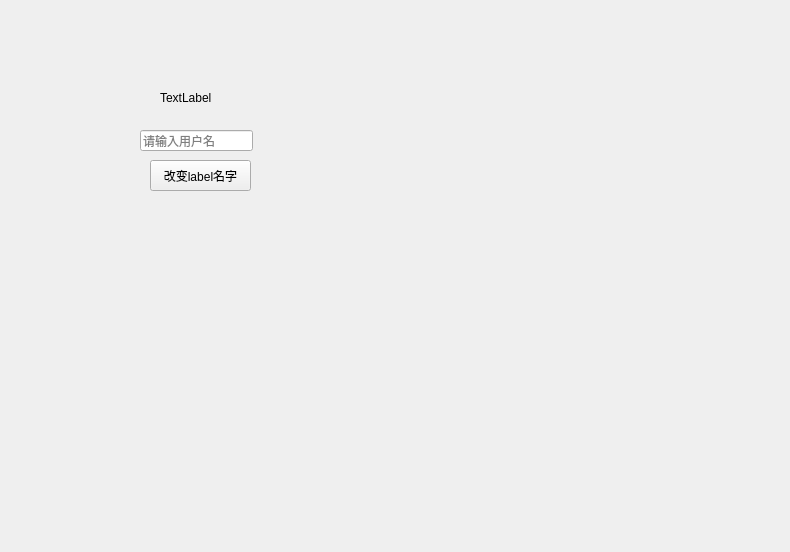
<?xml version="1.0" encoding="UTF-8"?>
<ui version="4.0">
 <class>Form</class>
 <widget class="QWidget" name="Form">
  <property name="geometry">
   <rect>
    <x>0</x>
    <y>0</y>
    <width>790</width>
    <height>552</height>
   </rect>
  </property>
  <property name="windowTitle">
   <string>Form</string>
  </property>
  <widget class="QLineEdit" name="lineEdit">
   <property name="geometry">
    <rect>
     <x>140</x>
     <y>130</y>
     <width>113</width>
     <height>21</height>
    </rect>
   </property>
   <property name="text">
    <string/>
   </property>
   <property name="echoMode">
    <enum>QLineEdit::Normal</enum>
   </property>
   <property name="placeholderText">
    <string>请输入用户名</string>
   </property>
   <property name="cursorMoveStyle">
    <enum>Qt::LogicalMoveStyle</enum>
   </property>
  </widget>
  <widget class="QLabel" name="label">
   <property name="geometry">
    <rect>
     <x>160</x>
     <y>90</y>
     <width>53</width>
     <height>15</height>
    </rect>
   </property>
   <property name="text">
    <string>TextLabel</string>
   </property>
  </widget>
  <widget class="QPushButton" name="pushButton">
   <property name="geometry">
    <rect>
     <x>150</x>
     <y>160</y>
     <width>101</width>
     <height>31</height>
    </rect>
   </property>
   <property name="text">
    <string>改变label名字</string>
   </property>
   <property name="autoExclusive">
    <bool>false</bool>
   </property>
   <property name="autoDefault">
    <bool>false</bool>
   </property>
  </widget>
 </widget>
 <resources/>
 <connections/>
</ui>
